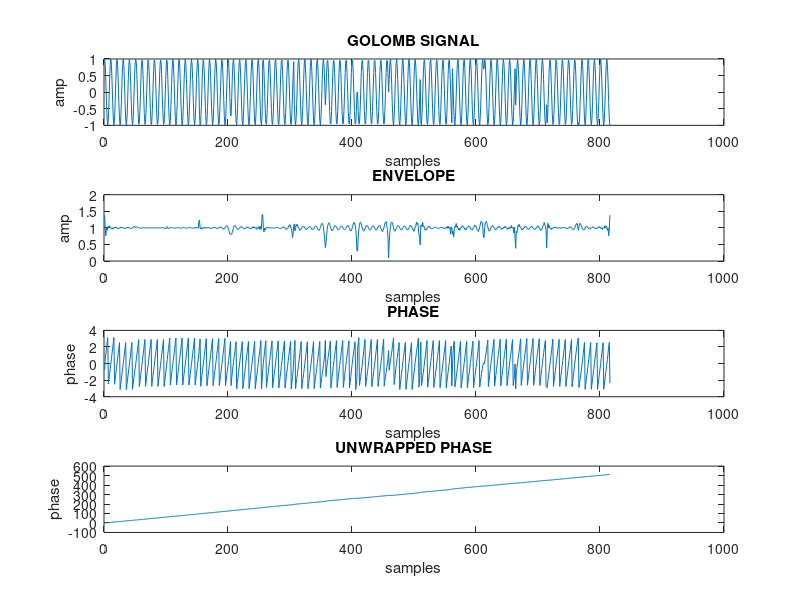

This figure's MATLAB source:
clc;
clear all;
close all;
k=0.8;
w=pi/128;
q=pi/6;
load golomb1
M=length(x);
ts=0.00001;
t=(0:M-1)*ts;
subplot(4,1,1);
plot(x);
title('GOLOMB SIGNAL');
ylabel('amp');
xlabel('samples');
y=hilbert(x);
env=abs(y);
ph=angle(y);
subplot(4,1,2);
plot(env);
title('ENVELOPE');
ylabel('amp');
xlabel('samples');
subplot(4,1,3);
plot(ph);
title('PHASE');
ylabel('phase');
xlabel('samples');
phu=unwrap(ph);
subplot(4,1,4);
plot(phu);
title('UNWRAPPED PHASE');
ylabel('phase');
xlabel('samples');